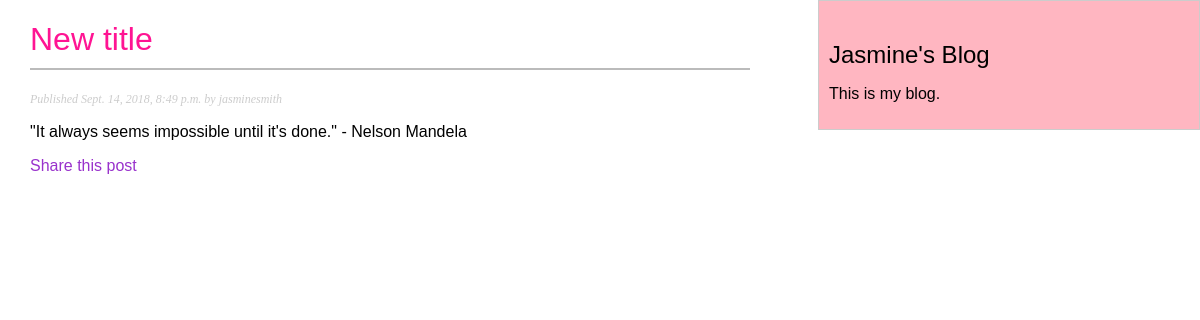
The app's page /blog/2018/9/14/another-post/ with its own data.
### blog/models.py (models this page shows, shortened)
class Post (models.Model):
    STATUS_CHOICES = (
        ('draft', 'Draft'),
        ('published', 'Published'),
    )
    title = models.CharField(max_length=250)
    slug = models.SlugField(max_length=250,
                            unique_for_date='publish')
    author = models.ForeignKey(User,
                               on_delete=models.CASCADE,
                               related_name='blog_posts')
    body = models.TextField()
    publish = models.DateTimeField(default=timezone.now)
    created = models.DateTimeField(auto_now_add=True)
    updated = models.DateTimeField(auto_now=True)
    status = models.CharField(max_length=10,
                              choices=STATUS_CHOICES,
                              default='draft')
    objects = models.Manager()      # The default manager.
    published = PublishedManager()  # Custom manager.
    class Meta:
        ordering = ('-publish',)

### blog/views.py (the view)
def post_detail(request, year, month, day, post):
    post = get_object_or_404(Post, slug=post, status='published', publish__year=year, publish__month=month,
                             publish__day=day)
    return render(request,
                  'blog/post/detail.html',
                  {'post': post})

### blog/templates/blog/post/detail.html (shortened to what this page needs)
{% extends "blog/base.html" %}
{% block content %}
    <h1>{{ post.title }}</h1>
    <p class="date">
        Published {{ post.publish }} by {{ post.author }}
    </p>
    {{ post.body|linebreaks }}
    <p>
        <a href="{% url "blog:post_share" post.id %}">
        Share this post
        </a>
    </p>
{% endblock %}

### blog/static/blog/styles.css (style rules this page uses)
body { margin:0; padding:0; font-family:helvetica, sans-serif; }
a { color: darkorchid; text-decoration:none; }
h1 { font-weight:normal; border-bottom:2px solid #bbb; padding:0 0 10px 0; color: deeppink; }
p.date { color:#ccc; font-family: georgia, serif; font-size: 12px; font-style: italic; }

### records on screen
Post: title "New title", publish "Sept. 14, 2018, 8:49 p.m.", author "jasminesmith", body "\"It always seems impossible until it's done.\" - Nelson Mandela"
